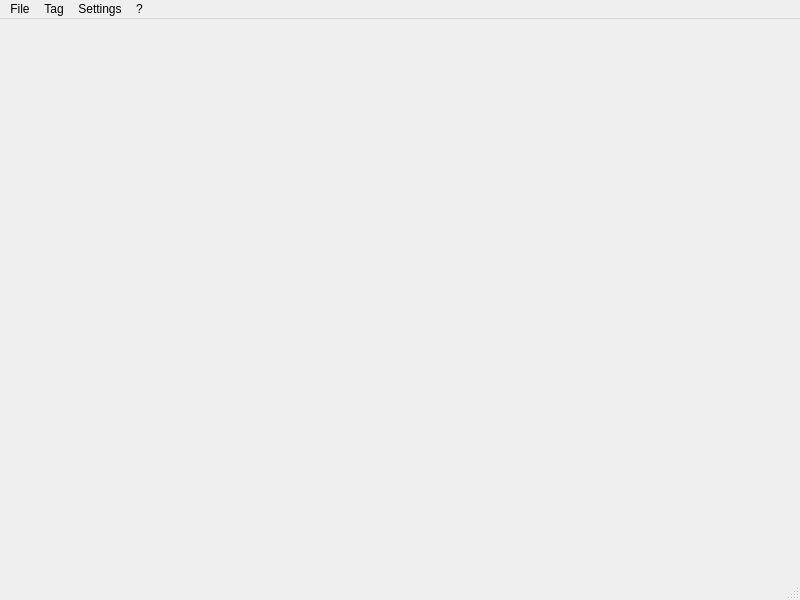
<?xml version="1.0" encoding="UTF-8"?>
<ui version="4.0">
 <class>MainWindow</class>
 <widget class="QMainWindow" name="MainWindow">
  <property name="geometry">
   <rect>
    <x>0</x>
    <y>0</y>
    <width>800</width>
    <height>600</height>
   </rect>
  </property>
  <property name="windowTitle">
   <string notr="true">jdNBTExplorer</string>
  </property>
  <widget class="QWidget" name="centralwidget"/>
  <widget class="QMenuBar" name="menubar">
   <property name="geometry">
    <rect>
     <x>0</x>
     <y>0</y>
     <width>800</width>
     <height>30</height>
    </rect>
   </property>
   <widget class="QMenu" name="menuFile">
    <property name="title">
     <string>File</string>
    </property>
    <widget class="QMenu" name="recentFilesMenu">
     <property name="title">
      <string>Recent Files</string>
     </property>
     <property name="icon">
      <iconset theme="QIcon::ThemeIcon::DocumentOpenRecent"/>
     </property>
     <addaction name="actionPlaceholder"/>
    </widget>
    <addaction name="newFileAction"/>
    <addaction name="separator"/>
    <addaction name="openAction"/>
    <addaction name="recentFilesMenu"/>
    <addaction name="openDirectoryAction"/>
    <addaction name="separator"/>
    <addaction name="saveAction"/>
    <addaction name="separator"/>
    <addaction name="exitAction"/>
   </widget>
   <widget class="QMenu" name="tagMenu">
    <property name="title">
     <string>Tag</string>
    </property>
    <addaction name="newTagAction"/>
    <addaction name="editTagAction"/>
    <addaction name="separator"/>
    <addaction name="newCompoundAction"/>
    <addaction name="newListAction"/>
    <addaction name="separator"/>
    <addaction name="renameCompoundAction"/>
    <addaction name="removeTagAction"/>
   </widget>
   <widget class="QMenu" name="menu">
    <property name="title">
     <string notr="true">?</string>
    </property>
    <addaction name="showWelcomeMessageAction"/>
    <addaction name="separator"/>
    <addaction name="viewSourceAction"/>
    <addaction name="reportBugAction"/>
    <addaction name="translateAction"/>
    <addaction name="donateAction"/>
    <addaction name="separator"/>
    <addaction name="aboutAction"/>
    <addaction name="aboutQtAction"/>
   </widget>
   <widget class="QMenu" name="menuSettings">
    <property name="title">
     <string>Settings</string>
    </property>
    <addaction name="settingsAction"/>
   </widget>
   <addaction name="menuFile"/>
   <addaction name="tagMenu"/>
   <addaction name="menuSettings"/>
   <addaction name="menu"/>
  </widget>
  <widget class="QStatusBar" name="statusbar"/>
  <action name="newFileAction">
   <property name="icon">
    <iconset theme="QIcon::ThemeIcon::DocumentNew"/>
   </property>
   <property name="text">
    <string>New</string>
   </property>
  </action>
  <action name="openAction">
   <property name="icon">
    <iconset theme="QIcon::ThemeIcon::DocumentOpen"/>
   </property>
   <property name="text">
    <string>Open</string>
   </property>
  </action>
  <action name="actionPlaceholder">
   <property name="text">
    <string notr="true">Placeholder</string>
   </property>
  </action>
  <action name="openDirectoryAction">
   <property name="icon">
    <iconset theme="QIcon::ThemeIcon::FolderOpen"/>
   </property>
   <property name="text">
    <string>Open Directory</string>
   </property>
  </action>
  <action name="saveAction">
   <property name="icon">
    <iconset theme="QIcon::ThemeIcon::DocumentSave"/>
   </property>
   <property name="text">
    <string>Save</string>
   </property>
  </action>
  <action name="exitAction">
   <property name="icon">
    <iconset theme="QIcon::ThemeIcon::ApplicationExit"/>
   </property>
   <property name="text">
    <string>Exit</string>
   </property>
  </action>
  <action name="newTagAction">
   <property name="enabled">
    <bool>false</bool>
   </property>
   <property name="text">
    <string>New Tag</string>
   </property>
  </action>
  <action name="editTagAction">
   <property name="enabled">
    <bool>false</bool>
   </property>
   <property name="text">
    <string>Edit Tag</string>
   </property>
  </action>
  <action name="newCompoundAction">
   <property name="enabled">
    <bool>false</bool>
   </property>
   <property name="text">
    <string>New Compound</string>
   </property>
  </action>
  <action name="newListAction">
   <property name="enabled">
    <bool>false</bool>
   </property>
   <property name="text">
    <string>New List</string>
   </property>
  </action>
  <action name="renameCompoundAction">
   <property name="enabled">
    <bool>false</bool>
   </property>
   <property name="text">
    <string>Rename</string>
   </property>
  </action>
  <action name="removeTagAction">
   <property name="enabled">
    <bool>false</bool>
   </property>
   <property name="text">
    <string>Remove</string>
   </property>
  </action>
  <action name="settingsAction">
   <property name="text">
    <string>Settings</string>
   </property>
  </action>
  <action name="showWelcomeMessageAction">
   <property name="text">
    <string>Show Welcome Dialog</string>
   </property>
  </action>
  <action name="aboutAction">
   <property name="icon">
    <iconset theme="QIcon::ThemeIcon::HelpAbout"/>
   </property>
   <property name="text">
    <string>About</string>
   </property>
  </action>
  <action name="aboutQtAction">
   <property name="text">
    <string>About Qt</string>
   </property>
  </action>
  <action name="viewSourceAction">
   <property name="text">
    <string>View Source</string>
   </property>
  </action>
  <action name="reportBugAction">
   <property name="text">
    <string>Report Bug</string>
   </property>
  </action>
  <action name="translateAction">
   <property name="text">
    <string>Translate</string>
   </property>
  </action>
  <action name="donateAction">
   <property name="text">
    <string>Donate</string>
   </property>
  </action>
 </widget>
 <resources/>
 <connections/>
</ui>
